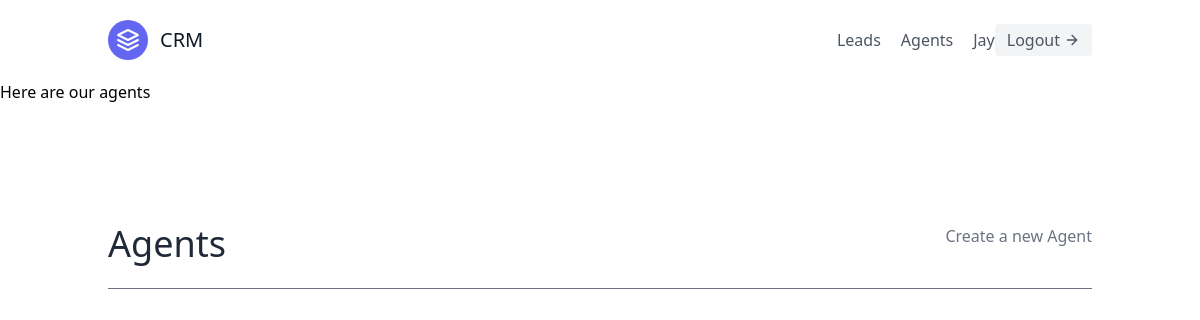
Before: /agent/ (signed in) with the older database file.
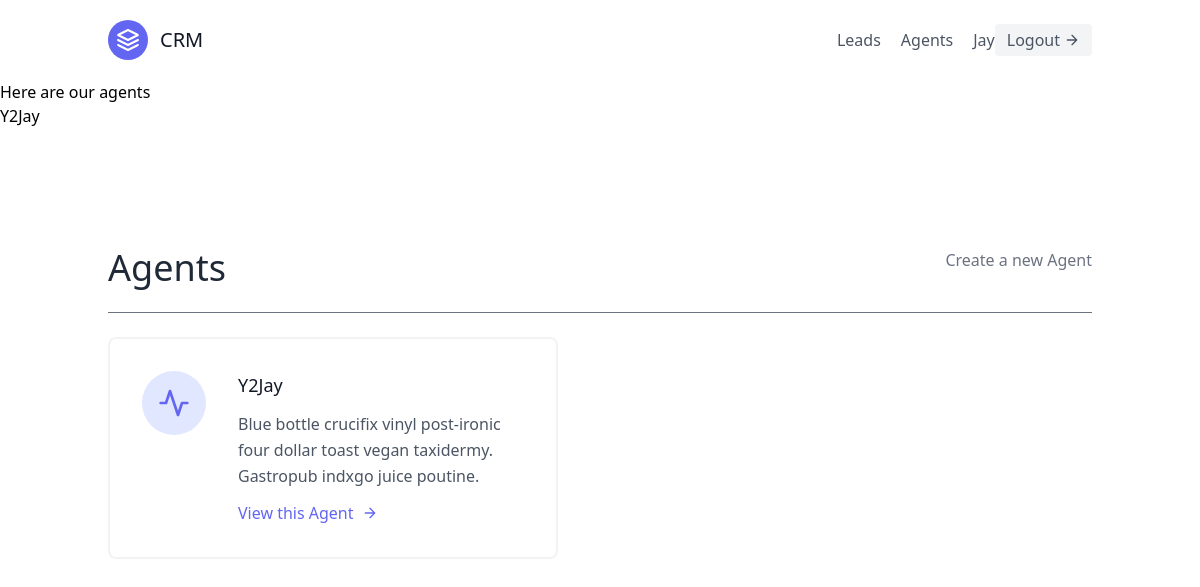
After: the same page with the newer database file.
### leads/models.py (models this page shows, shortened)
class Agent(models.Model):
    user = models.OneToOneField(User, on_delete=models.CASCADE)
    organisation = models.ForeignKey(UserProfile, on_delete=models.CASCADE)

class User(AbstractUser):
    is_organisor = models.BooleanField(default=True)
    is_agent = models.BooleanField(default=False)

### agent/views.py (the view)
# urls.py: path("", AgentListView.as_view(), name='agent-list'),
class AgentListView(OrganisorAndLoginRequiredMixins, generic.ListView):
    template_name = "agent/agent_list.html"
    context_object_name = 'agents'
    def get_queryset(self):
        organisation = self.request.user.userprofile
        return Agent.objects.filter(organisation=organisation)

### agent/mixins.py (called while the page is built)
    def dispatch(self, request, *args, **kwargs):
        if not request.user.is_authenticated or not request.user.is_organisor:
            return redirect('leads:lead-list')
        return super().dispatch(request, *args, **kwargs)

### agent/templates/agent/agent_list.html
{% extends 'base.html' %}
{% block content %}
<h1>Here are our agents</h1>
{% for agent in agents %}
    {{ agent.user.username }}
{% endfor %}
<section class="text-gray-600 body-font">
    <div class="container px-5 py-24 mx-auto flex flex-wrap">
      <div class="w-full mb-6 py-6 flex justify-between item-center border-b border-gray-500">
      <div>
        <h1 class="text-4xl text-gray-800">Agents</h1>
      </div>
      <div>
        <a class="text-gray-500 hover:text-blue-800" href="{% url 'agent:agent-create' %}">Create a new Agent</a>
      </div>
      </div>
      <div class="flex flex-wrap -m-4">
        {% for agent in agents %}
        <div class="p-4 lg:w-1/2 md:w-full">
          <div class="flex border-2 rounded-lg border-gray-200 border-opacity-50 p-8 sm:flex-row flex-col">
            <div class="w-16 h-16 sm:mr-8 sm:mb-0 mb-4 inline-flex items-center justify-center rounded-full bg-indigo-100 text-indigo-500 flex-shrink-0">
              <svg fill="none" stroke="currentColor" stroke-linecap="round" stroke-linejoin="round" stroke-width="2" class="w-8 h-8" viewBox="0 0 24 24">
                <path d="M22 12h-4l-3 9L9 3l-3 9H2"></path>
              </svg>
            </div>
            <div class="flex-grow">
              <h2 class="text-gray-900 text-lg title-font font-medium mb-3">{{ agent.user.username }}</h2>
              <p class="leading-relaxed text-base">Blue bottle crucifix vinyl post-ironic four dollar toast vegan taxidermy. Gastropub indxgo juice poutine.</p>
              <a href="{% url 'agent:agent-detail' agent.pk %}" class="mt-3 text-indigo-500 inline-flex items-center">View this Agent
                <svg fill="none" stroke="currentColor" stroke-linecap="round" stroke-linejoin="round" stroke-width="2" class="w-4 h-4 ml-2" viewBox="0 0 24 24">
                  <path d="M5 12h14M12 5l7 7-7 7"></path>
                </svg>
              </a>
            </div>
          </div>
        </div>
        {% endfor %}
      </div>
    </div>
  </section>
{% endblock content %}

Changed rows visible on the page:
added Agent: user.username "Y2Jay"
